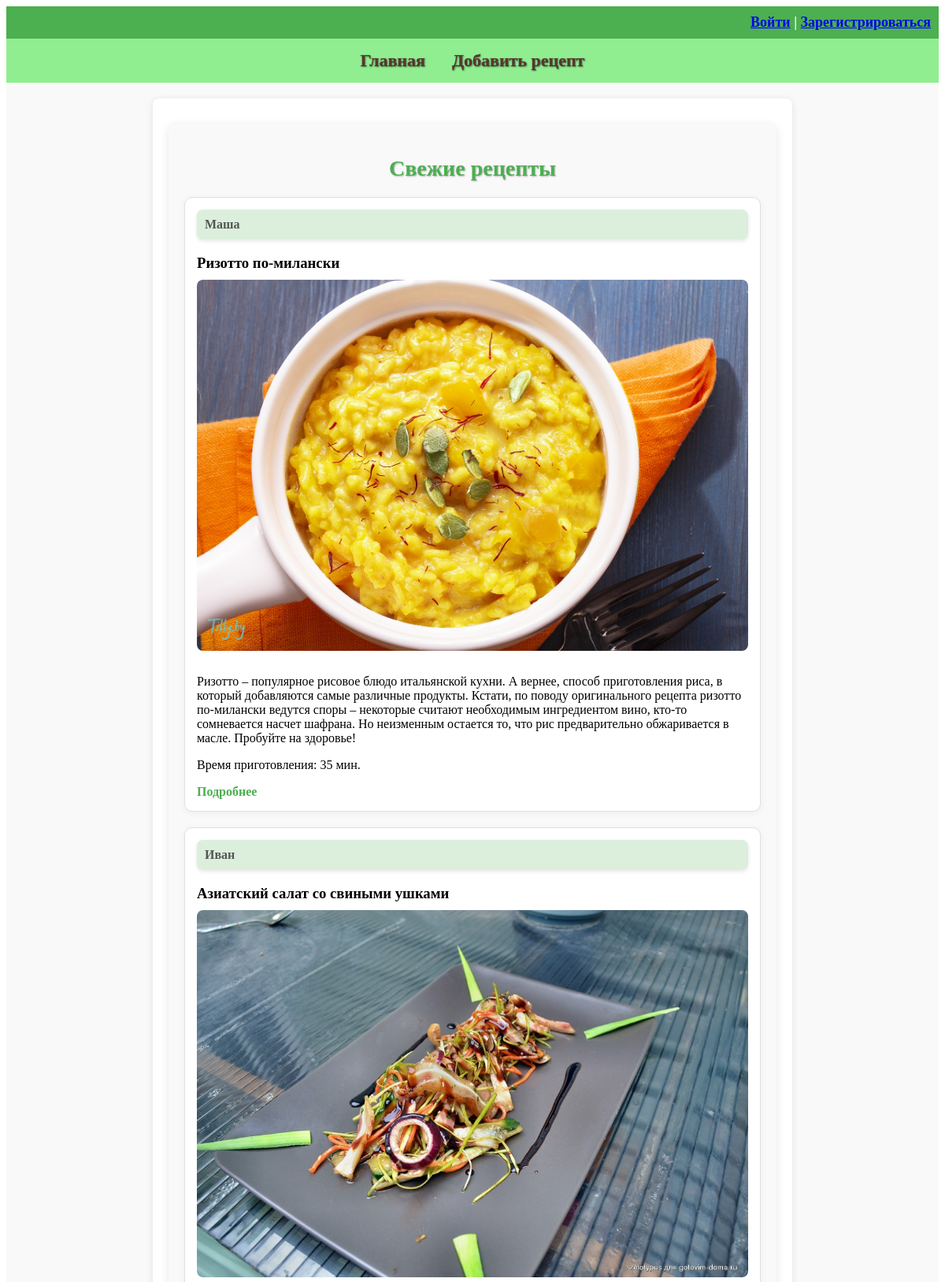
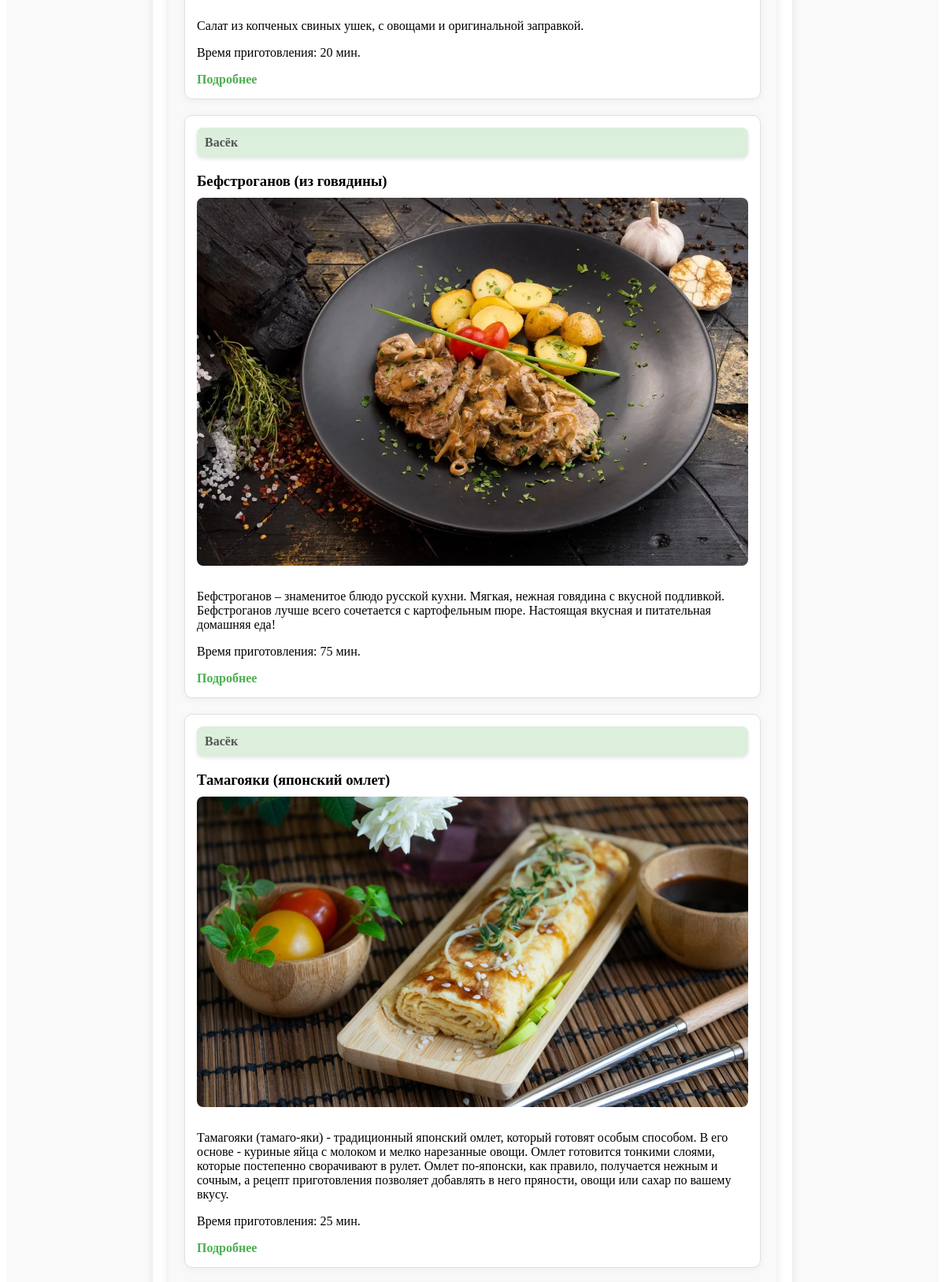
Screenshot of /accounts/ (upper part) with the database file from the repository (2 pictures, top to bottom).
### recipe_app/models.py (models this page shows, shortened)
class Recipe(models.Model):
    title = models.CharField(max_length=100, verbose_name="Название блюда")  # Название рецепта
    description = models.TextField(verbose_name="Описание")  # Описание рецепта
    preparation_steps = models.TextField(verbose_name="Шаги приготовления")  # Шаги приготовления блюда
    preparation_time = models.PositiveIntegerField(verbose_name="Время приготовления в минутах")  # Время приготовления в минутах
    image = models.ImageField(upload_to='recipes/images/', verbose_name="Добавьте фото")  # Изображение рецепта
    author = models.ForeignKey(User, on_delete=models.CASCADE, verbose_name="Автор")  # Автор рецепта (связь с пользователем)
    categories = models.ManyToManyField(Category, through='RecipeCategory', verbose_name="Категория")  # Категории, связанные с рецептом через промежуточную модель
    ingredients = models.TextField(blank=True, null=True, verbose_name="Ингредиенты")  # Ингредиенты для рецепта, можно оставить пустым

### recipe_app/views.py (the view)
# urls.py: path('', recipe_list, name='recipe_list'),  # Главная страница: список всех рецептов, вызывается view 'recipe_list'
def recipe_list(request):
    category_id = request.GET.get('category')  # Получаем параметр 'category' из GET-запроса
    random_count = request.GET.get('random')  # Получаем параметр 'random' для отображения случайных рецептов
    if random_count:  # Если выбран параметр случайных рецептов
        recipes = Recipe.objects.all()  # Получаем все рецепты
        recipes = random.sample(list(recipes), min(5, len(recipes)))
    elif category_id:  # Если выбрана категория
        recipes = Recipe.objects.filter(categories__id=category_id).order_by('-id')  # Фильтруем рецепты по выбранной категории
    else:  # Если ничего не выбрано, показываем все рецепты
        recipes = Recipe.objects.all().order_by('-id')[:10]  # Получаем первые 10 рецептов
    categories = Category.objects.all()  # Получаем все категории
    return render(request, 'recipes/recipe_list.html', {'recipes': recipes, 'categories': categories})

### recipe_app/templates/recipes/recipe_list.html (shortened to what this page needs)
{% extends 'base.html' %}
{% block content %}
<div class="recipes-section">
    <h2 class="section-title">Свежие рецепты</h2>
    <div class="recipe-cards">
        {% for recipe in recipes %}
            <div class="recipe-card">
                <div class="recipe-author">
                    {{ recipe.author.username }}
                </div>
                <h3>{{ recipe.title }}</h3>
                <a href="{% url 'recipe_detail' recipe.id %}">
                <img src="{{ recipe.image.url }}" alt="{{ recipe.title }}" class="recipe-image">
                </a>
                <p>{{ recipe.description }}</p>
                <p>Время приготовления: {{ recipe.preparation_time }} мин.</p>
                <a href="{% url 'recipe_detail' recipe.id %}" class="recipe-link">Подробнее</a>
            </div>
        {% empty %}
            <p>Пока нет доступных рецептов.</p>
        {% endfor %}
    </div>
</div>
{% endblock %}

### recipe_app/static/styles.css (style rules this page uses)
h3 { margin-bottom: 10px; }
.recipes-section { margin: 10px auto; padding: 20px; max-width: 800px; background-color: #f9f9f9; border-radius: 10px; box-shadow: 0 4px 12px rgba(0, 0, 0, 0.1); }
.recipe-cards { display: flex; flex-direction: column; gap: 20px; justify-content: flex-start; }
.recipe-card { position: relative; width: 100%; max-width: 700px; padding: 15px; background-color: #fff; border: 1px solid #e0e0e0; border-radius: 10px; box-shadow: 0 2px 10px rgba(0, 0, 0, 0.05); transition: transform 0.3s ease; }
.recipe-author { position: relative; font-weight: bold; background-color: rgba(76, 175, 80, 0.2); padding: 10px; border-radius: 8px; color: #555; box-shadow: 0 2px 5px rgba(0, 0, 0, 0.1); margin-bottom: 15px; }
.recipe-image { width: 100%; height: auto; border-radius: 8px; margin-bottom: 10px; }
.recipe-link { color: #4CAF50; font-weight: bold; margin-top: 10px; text-decoration: none; }
img { max-width: 100%; height: auto; }
.section-title { text-align: center; font-size: 28px; font-weight: bold; color: #4CAF50; margin-bottom: 20px; text-transform: none; font-weight: bold; text-shadow: 1px 1px 2px rgba(0, 0, 0, 0.3); }

### rows the page displays
Recipe: author.username "Маша", title "Ризотто по-милански", image (picture), description "Ризотто – популярное рисовое блюдо итальянской кухни. А вернее, способ приготовления риса, в который добавляются самые различные продукты. Кстати, по поводу оригинального рецепта ризотто по-милански ведутся споры – некоторые считают необходимым ингредиентом вино, кто-то сомневается насчет шафрана. Но неизменным остается то, что рис предварительно обжаривается в масле. Пробуйте на здоровье!", preparation_time "35"
Recipe: author.username "Иван", title "Азиатский салат со свиными ушками", image (picture), description "Салат из копченых свиных ушек, с овощами и оригинальной заправкой.", preparation_time "20"
Recipe: author.username "Васёк", title "Бефстроганов (из говядины)", image (picture), description "Бефстроганов – знаменитое блюдо русской кухни. Мягкая, нежная говядина с вкусной подливкой. Бефстроганов лучше всего сочетается с картофельным пюре. Настоящая вкусная и питательная домашняя еда!", preparation_time "75"
Recipe: author.username "Васёк", title "Тамагояки (японский омлет)", image (picture), description "Тамагояки (тамаго-яки) - традиционный японский омлет, который готовят особым способом. В его основе - куриные яйца с молоком и мелко нарезанные овощи. Омлет готовится тонкими слоями, которые постепенно сворачивают в рулет. Омлет по-японски, как правило, получается нежным и сочным, а рецепт приготовления позволяет добавлять в него пряности, овощи или сахар по вашему вкусу.", preparation_time "25"
